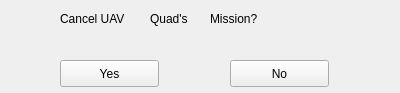
<?xml version="1.0" encoding="UTF-8"?>
<ui version="4.0">
 <class>MissionCancelWidget</class>
 <widget class="QWidget" name="MissionCancelWidget">
  <property name="geometry">
   <rect>
    <x>0</x>
    <y>0</y>
    <width>400</width>
    <height>93</height>
   </rect>
  </property>
  <property name="windowTitle">
   <string>Form</string>
  </property>
  <widget class="QLabel" name="label">
   <property name="geometry">
    <rect>
     <x>60</x>
     <y>10</y>
     <width>81</width>
     <height>17</height>
    </rect>
   </property>
   <property name="text">
    <string>Cancel UAV </string>
   </property>
  </widget>
  <widget class="QLabel" name="uavName">
   <property name="geometry">
    <rect>
     <x>150</x>
     <y>10</y>
     <width>81</width>
     <height>17</height>
    </rect>
   </property>
   <property name="text">
    <string>Quad's</string>
   </property>
  </widget>
  <widget class="QLabel" name="label_3">
   <property name="geometry">
    <rect>
     <x>210</x>
     <y>10</y>
     <width>81</width>
     <height>17</height>
    </rect>
   </property>
   <property name="text">
    <string>Mission?</string>
   </property>
  </widget>
  <widget class="QPushButton" name="yesButton">
   <property name="geometry">
    <rect>
     <x>60</x>
     <y>60</y>
     <width>99</width>
     <height>27</height>
    </rect>
   </property>
   <property name="text">
    <string>Yes</string>
   </property>
  </widget>
  <widget class="QPushButton" name="noButton">
   <property name="geometry">
    <rect>
     <x>230</x>
     <y>60</y>
     <width>99</width>
     <height>27</height>
    </rect>
   </property>
   <property name="text">
    <string>No</string>
   </property>
  </widget>
 </widget>
 <resources/>
 <connections/>
</ui>
